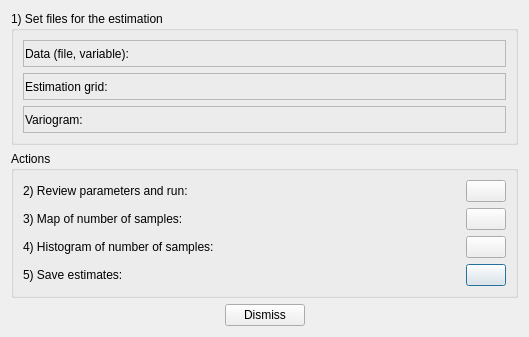
<?xml version="1.0" encoding="UTF-8"?>
<ui version="4.0">
 <class>FactorialKrigingDialog</class>
 <widget class="QDialog" name="FactorialKrigingDialog">
  <property name="geometry">
   <rect>
    <x>0</x>
    <y>0</y>
    <width>529</width>
    <height>337</height>
   </rect>
  </property>
  <property name="windowTitle">
   <string>Factorial Kriging</string>
  </property>
  <layout class="QVBoxLayout" name="verticalLayout_2">
   <item>
    <widget class="QGroupBox" name="groupBox">
     <property name="sizePolicy">
      <sizepolicy hsizetype="Preferred" vsizetype="MinimumExpanding">
       <horstretch>0</horstretch>
       <verstretch>0</verstretch>
      </sizepolicy>
     </property>
     <property name="font">
      <font>
       <weight>50</weight>
       <bold>false</bold>
      </font>
     </property>
     <property name="title">
      <string>1) Set files for the estimation</string>
     </property>
     <layout class="QVBoxLayout" name="verticalLayout">
      <item>
       <widget class="QFrame" name="frmData">
        <property name="frameShape">
         <enum>QFrame::StyledPanel</enum>
        </property>
        <property name="frameShadow">
         <enum>QFrame::Raised</enum>
        </property>
        <layout class="QHBoxLayout" name="horizontalLayout">
         <property name="spacing">
          <number>1</number>
         </property>
         <property name="margin">
          <number>1</number>
         </property>
         <item>
          <widget class="QLabel" name="label">
           <property name="sizePolicy">
            <sizepolicy hsizetype="MinimumExpanding" vsizetype="Preferred">
             <horstretch>0</horstretch>
             <verstretch>0</verstretch>
            </sizepolicy>
           </property>
           <property name="text">
            <string>Data (file, variable):</string>
           </property>
          </widget>
         </item>
        </layout>
       </widget>
      </item>
      <item>
       <widget class="QFrame" name="frmGrid">
        <property name="frameShape">
         <enum>QFrame::StyledPanel</enum>
        </property>
        <property name="frameShadow">
         <enum>QFrame::Raised</enum>
        </property>
        <layout class="QHBoxLayout" name="horizontalLayout_2">
         <property name="spacing">
          <number>1</number>
         </property>
         <property name="margin">
          <number>1</number>
         </property>
         <item>
          <widget class="QLabel" name="label_2">
           <property name="sizePolicy">
            <sizepolicy hsizetype="MinimumExpanding" vsizetype="Preferred">
             <horstretch>0</horstretch>
             <verstretch>0</verstretch>
            </sizepolicy>
           </property>
           <property name="text">
            <string>Estimation grid:</string>
           </property>
          </widget>
         </item>
        </layout>
       </widget>
      </item>
      <item>
       <widget class="QFrame" name="frmVariogram">
        <property name="frameShape">
         <enum>QFrame::StyledPanel</enum>
        </property>
        <property name="frameShadow">
         <enum>QFrame::Raised</enum>
        </property>
        <layout class="QHBoxLayout" name="horizontalLayout_4">
         <property name="spacing">
          <number>1</number>
         </property>
         <property name="margin">
          <number>1</number>
         </property>
         <item>
          <widget class="QLabel" name="label_4">
           <property name="sizePolicy">
            <sizepolicy hsizetype="MinimumExpanding" vsizetype="Preferred">
             <horstretch>0</horstretch>
             <verstretch>0</verstretch>
            </sizepolicy>
           </property>
           <property name="text">
            <string>Variogram:</string>
           </property>
          </widget>
         </item>
        </layout>
       </widget>
      </item>
     </layout>
    </widget>
   </item>
   <item>
    <widget class="QGroupBox" name="groupBox_2">
     <property name="title">
      <string>Actions</string>
     </property>
     <layout class="QGridLayout" name="gridLayout">
      <item row="3" column="1">
       <widget class="QPushButton" name="btnSave">
        <property name="text">
         <string/>
        </property>
        <property name="icon">
         <iconset resource="../resources.qrc">
          <normaloff>:/icons/save16</normaloff>:/icons/save16</iconset>
        </property>
       </widget>
      </item>
      <item row="0" column="1">
       <widget class="QPushButton" name="btnParameters">
        <property name="toolTip">
         <string>Open parameters and run.</string>
        </property>
        <property name="text">
         <string/>
        </property>
        <property name="icon">
         <iconset resource="../resources.qrc">
          <normaloff>:/icons/setting16</normaloff>:/icons/setting16</iconset>
        </property>
       </widget>
      </item>
      <item row="0" column="0">
       <widget class="QLabel" name="label_5">
        <property name="sizePolicy">
         <sizepolicy hsizetype="MinimumExpanding" vsizetype="Preferred">
          <horstretch>0</horstretch>
          <verstretch>0</verstretch>
         </sizepolicy>
        </property>
        <property name="text">
         <string>2) Review parameters and run:</string>
        </property>
       </widget>
      </item>
      <item row="3" column="0">
       <widget class="QLabel" name="label_7">
        <property name="sizePolicy">
         <sizepolicy hsizetype="MinimumExpanding" vsizetype="Preferred">
          <horstretch>0</horstretch>
          <verstretch>0</verstretch>
         </sizepolicy>
        </property>
        <property name="text">
         <string>5) Save estimates:</string>
        </property>
       </widget>
      </item>
      <item row="1" column="0">
       <widget class="QLabel" name="label_3">
        <property name="text">
         <string>3) Map of number of samples:</string>
        </property>
       </widget>
      </item>
      <item row="1" column="1">
       <widget class="QPushButton" name="btnShowNSamplesMap">
        <property name="text">
         <string/>
        </property>
        <property name="icon">
         <iconset resource="../resources.qrc">
          <normaloff>:/icons32/faciesmap32</normaloff>:/icons32/faciesmap32</iconset>
        </property>
       </widget>
      </item>
      <item row="2" column="0">
       <widget class="QLabel" name="label_6">
        <property name="text">
         <string>4) Histogram of number of samples:</string>
        </property>
       </widget>
      </item>
      <item row="2" column="1">
       <widget class="QPushButton" name="btnHistogramNSamples">
        <property name="text">
         <string/>
        </property>
        <property name="icon">
         <iconset resource="../resources.qrc">
          <normaloff>:/icons32/histo32</normaloff>:/icons32/histo32</iconset>
        </property>
       </widget>
      </item>
     </layout>
    </widget>
   </item>
   <item>
    <layout class="QHBoxLayout" name="horizontalLayout_5">
     <item>
      <spacer name="horizontalSpacer">
       <property name="orientation">
        <enum>Qt::Horizontal</enum>
       </property>
       <property name="sizeHint" stdset="0">
        <size>
         <width>40</width>
         <height>20</height>
        </size>
       </property>
      </spacer>
     </item>
     <item>
      <widget class="QPushButton" name="btnDismiss">
       <property name="text">
        <string>Dismiss</string>
       </property>
      </widget>
     </item>
     <item>
      <spacer name="horizontalSpacer_2">
       <property name="orientation">
        <enum>Qt::Horizontal</enum>
       </property>
       <property name="sizeHint" stdset="0">
        <size>
         <width>40</width>
         <height>20</height>
        </size>
       </property>
      </spacer>
     </item>
    </layout>
   </item>
  </layout>
 </widget>
 <resources>
  <include location="../resources.qrc"/>
 </resources>
 <connections>
  <connection>
   <sender>btnDismiss</sender>
   <signal>clicked()</signal>
   <receiver>FactorialKrigingDialog</receiver>
   <slot>reject()</slot>
   <hints>
    <hint type="sourcelabel">
     <x>300</x>
     <y>305</y>
    </hint>
    <hint type="destinationlabel">
     <x>504</x>
     <y>283</y>
    </hint>
   </hints>
  </connection>
  <connection>
   <sender>btnParameters</sender>
   <signal>clicked()</signal>
   <receiver>FactorialKrigingDialog</receiver>
   <slot>onParameters()</slot>
   <hints>
    <hint type="sourcelabel">
     <x>501</x>
     <y>177</y>
    </hint>
    <hint type="destinationlabel">
     <x>516</x>
     <y>186</y>
    </hint>
   </hints>
  </connection>
  <connection>
   <sender>btnSave</sender>
   <signal>clicked()</signal>
   <receiver>FactorialKrigingDialog</receiver>
   <slot>onSaveEstimates()</slot>
   <hints>
    <hint type="sourcelabel">
     <x>508</x>
     <y>279</y>
    </hint>
    <hint type="destinationlabel">
     <x>480</x>
     <y>336</y>
    </hint>
   </hints>
  </connection>
  <connection>
   <sender>btnShowNSamplesMap</sender>
   <signal>clicked()</signal>
   <receiver>FactorialKrigingDialog</receiver>
   <slot>onMapNSamples()</slot>
   <hints>
    <hint type="sourcelabel">
     <x>494</x>
     <y>208</y>
    </hint>
    <hint type="destinationlabel">
     <x>524</x>
     <y>219</y>
    </hint>
   </hints>
  </connection>
  <connection>
   <sender>btnHistogramNSamples</sender>
   <signal>clicked()</signal>
   <receiver>FactorialKrigingDialog</receiver>
   <slot>onHistoNSamples()</slot>
   <hints>
    <hint type="sourcelabel">
     <x>490</x>
     <y>241</y>
    </hint>
    <hint type="destinationlabel">
     <x>524</x>
     <y>258</y>
    </hint>
   </hints>
  </connection>
 </connections>
 <slots>
  <slot>onParameters()</slot>
  <slot>onSaveEstimates()</slot>
  <slot>onMapNSamples()</slot>
  <slot>onHistoNSamples()</slot>
 </slots>
</ui>
